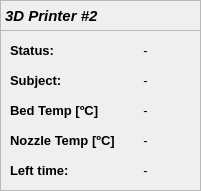
    <widget class="QFrame" name="frame_16">
     <property name="geometry">
      <rect>
       <x>220</x>
       <y>230</y>
       <width>201</width>
       <height>191</height>
      </rect>
     </property>
     <property name="frameShape">
      <enum>QFrame::StyledPanel</enum>
     </property>
     <property name="frameShadow">
      <enum>QFrame::Raised</enum>
     </property>
     <widget class="QLabel" name="label_79">
      <property name="geometry">
       <rect>
        <x>0</x>
        <y>0</y>
        <width>201</width>
        <height>31</height>
       </rect>
      </property>
      <property name="sizePolicy">
       <sizepolicy hsizetype="Preferred" vsizetype="Fixed">
        <horstretch>0</horstretch>
        <verstretch>0</verstretch>
       </sizepolicy>
      </property>
      <property name="font">
       <font>
        <pointsize>11</pointsize>
        <weight>75</weight>
        <italic>true</italic>
        <bold>true</bold>
       </font>
      </property>
      <property name="frameShape">
       <enum>QFrame::StyledPanel</enum>
      </property>
      <property name="text">
       <string>3D Printer #2</string>
      </property>
     </widget>
     <widget class="QLabel" name="TDP2_nozzle">
      <property name="geometry">
       <rect>
        <x>120</x>
        <y>130</y>
        <width>51</width>
        <height>21</height>
       </rect>
      </property>
      <property name="font">
       <font>
        <family>Ubuntu</family>
        <pointsize>10</pointsize>
       </font>
      </property>
      <property name="text">
       <string>-</string>
      </property>
      <property name="alignment">
       <set>Qt::AlignCenter</set>
      </property>
      <property name="wordWrap">
       <bool>true</bool>
      </property>
     </widget>
     <widget class="QLabel" name="label_80">
      <property name="geometry">
       <rect>
        <x>10</x>
        <y>130</y>
        <width>111</width>
        <height>21</height>
       </rect>
      </property>
      <property name="font">
       <font>
        <family>Ubuntu</family>
        <pointsize>10</pointsize>
        <weight>75</weight>
        <italic>false</italic>
        <bold>true</bold>
       </font>
      </property>
      <property name="text">
       <string>Nozzle Temp [ºC]</string>
      </property>
     </widget>
     <widget class="QLabel" name="label_81">
      <property name="geometry">
       <rect>
        <x>10</x>
        <y>70</y>
        <width>81</width>
        <height>21</height>
       </rect>
      </property>
      <property name="font">
       <font>
        <family>Ubuntu</family>
        <pointsize>10</pointsize>
        <weight>75</weight>
        <italic>false</italic>
        <bold>true</bold>
       </font>
      </property>
      <property name="text">
       <string>Subject:</string>
      </property>
     </widget>
     <widget class="QLabel" name="label_82">
      <property name="geometry">
       <rect>
        <x>10</x>
        <y>40</y>
        <width>61</width>
        <height>21</height>
       </rect>
      </property>
      <property name="font">
       <font>
        <family>Ubuntu</family>
        <pointsize>10</pointsize>
        <weight>75</weight>
        <italic>false</italic>
        <bold>true</bold>
       </font>
      </property>
      <property name="text">
       <string>Status:</string>
      </property>
     </widget>
     <widget class="QLabel" name="label_83">
      <property name="geometry">
       <rect>
        <x>10</x>
        <y>100</y>
        <width>101</width>
        <height>21</height>
       </rect>
      </property>
      <property name="font">
       <font>
        <family>Ubuntu</family>
        <pointsize>10</pointsize>
        <weight>75</weight>
        <italic>false</italic>
        <bold>true</bold>
       </font>
      </property>
      <property name="text">
       <string>Bed Temp [ºC]</string>
      </property>
     </widget>
     <widget class="QLabel" name="TDP2_SN">
      <property name="geometry">
       <rect>
        <x>90</x>
        <y>70</y>
        <width>111</width>
        <height>21</height>
       </rect>
      </property>
      <property name="font">
       <font>
        <family>Ubuntu</family>
        <pointsize>10</pointsize>
       </font>
      </property>
      <property name="text">
       <string>-</string>
      </property>
      <property name="alignment">
       <set>Qt::AlignCenter</set>
      </property>
      <property name="wordWrap">
       <bool>true</bool>
      </property>
     </widget>
     <widget class="QLabel" name="TDP2_status">
      <property name="geometry">
       <rect>
        <x>90</x>
        <y>40</y>
        <width>111</width>
        <height>21</height>
       </rect>
      </property>
      <property name="font">
       <font>
        <family>Ubuntu</family>
        <pointsize>10</pointsize>
       </font>
      </property>
      <property name="frameShape">
       <enum>QFrame::NoFrame</enum>
      </property>
      <property name="text">
       <string>-</string>
      </property>
      <property name="alignment">
       <set>Qt::AlignCenter</set>
      </property>
      <property name="wordWrap">
       <bool>true</bool>
      </property>
     </widget>
     <widget class="QLabel" name="TDP2_bed">
      <property name="geometry">
       <rect>
        <x>120</x>
        <y>100</y>
        <width>51</width>
        <height>21</height>
       </rect>
      </property>
      <property name="font">
       <font>
        <family>Ubuntu</family>
        <pointsize>10</pointsize>
       </font>
      </property>
      <property name="text">
       <string>-</string>
      </property>
      <property name="alignment">
       <set>Qt::AlignCenter</set>
      </property>
      <property name="wordWrap">
       <bool>true</bool>
      </property>
     </widget>
     <widget class="QLabel" name="TDP2_time">
      <property name="geometry">
       <rect>
        <x>90</x>
        <y>160</y>
        <width>111</width>
        <height>21</height>
       </rect>
      </property>
      <property name="font">
       <font>
        <family>Ubuntu</family>
        <pointsize>10</pointsize>
       </font>
      </property>
      <property name="text">
       <string>-</string>
      </property>
      <property name="alignment">
       <set>Qt::AlignCenter</set>
      </property>
      <property name="wordWrap">
       <bool>true</bool>
      </property>
     </widget>
     <widget class="QLabel" name="label_84">
      <property name="geometry">
       <rect>
        <x>10</x>
        <y>160</y>
        <width>71</width>
        <height>21</height>
       </rect>
      </property>
      <property name="font">
       <font>
        <family>Ubuntu</family>
        <pointsize>10</pointsize>
        <weight>75</weight>
        <italic>false</italic>
        <bold>true</bold>
       </font>
      </property>
      <property name="text">
       <string>Left time:</string>
      </property>
     </widget>
    </widget>
